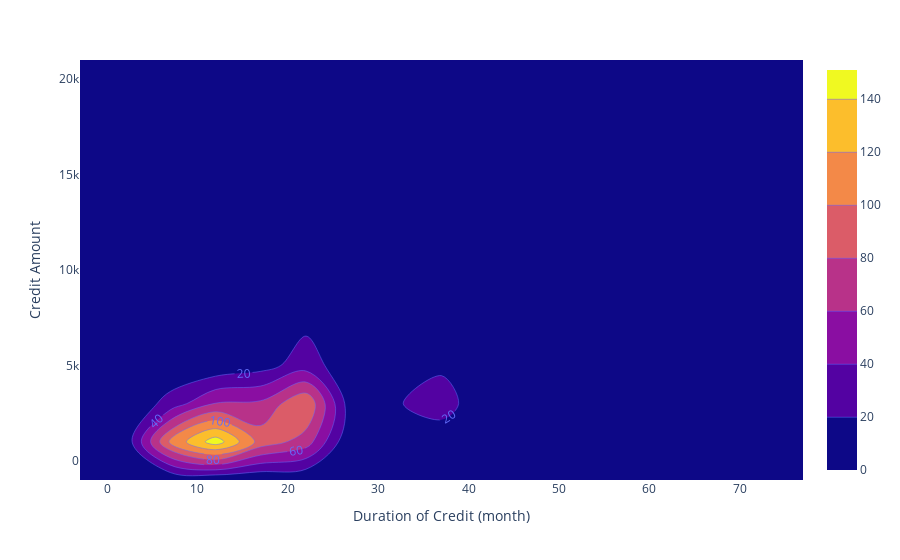

The code cell stored with this chart in its notebook:
### Markdown cell above
In this scatter plot we can see that in the intersection of Credit Duration and Credit Amount, the smaller the Credit Amount, the less likely there is to be credibility.

### Code cell
fig = px.density_contour(df_risk_credit, x='Duration of Credit (month)', y='Credit Amount')
fig.update_traces(contours_coloring="fill", contours_showlabels = True)
fig.show()

### Figure 1 — Plotly figure (JSON) as saved in the notebook; plotly's stock layout.template omitted (floating-point values rounded to 4 significant figures; data arrays with more than 128 entries replaced by an {"elided": "..."} marker saying what was removed)
{"data": [{"contours": {"coloring": "fill", "showlabels": true}, "hovertemplate": "Duration of Credit (month)=%{x}<br>Credit Amount=%{y}<br>count=%{z}<extra></extra>", "legendgroup": "", "line": {"color": "#636efa"}, "name": "", "showlegend": false, "type": "histogram2dcontour", "x": {"elided": "1000 int values"}, "xaxis": "x", "xbingroup": "x", "y": {"elided": "1000 int values"}, "yaxis": "y", "ybingroup": "y"}], "layout": {"legend": {"tracegroupgap": 0}, "margin": {"t": 60}, "xaxis": {"anchor": "y", "domain": [0, 1], "title": {"text": "Duration of Credit (month)"}}, "yaxis": {"anchor": "x", "domain": [0, 1], "title": {"text": "Credit Amount"}}}}
